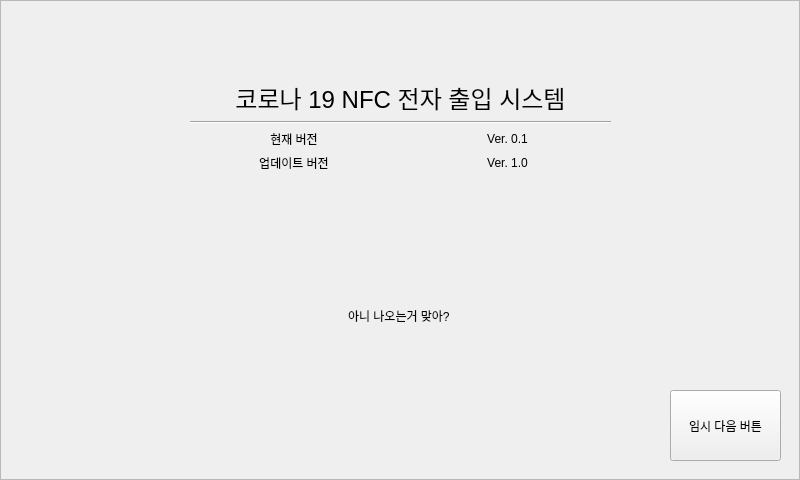
<?xml version="1.0" encoding="UTF-8"?>
<ui version="4.0">
 <class>MainWindow</class>
 <widget class="QMainWindow" name="MainWindow">
  <property name="geometry">
   <rect>
    <x>0</x>
    <y>0</y>
    <width>800</width>
    <height>480</height>
   </rect>
  </property>
  <property name="minimumSize">
   <size>
    <width>800</width>
    <height>480</height>
   </size>
  </property>
  <property name="maximumSize">
   <size>
    <width>800</width>
    <height>480</height>
   </size>
  </property>
  <property name="windowTitle">
   <string>NFC 전자 출입 시스템</string>
  </property>
  <widget class="QWidget" name="centralwidget">
   <widget class="QWidget" name="layoutWidget">
    <property name="geometry">
     <rect>
      <x>190</x>
      <y>80</y>
      <width>421</width>
      <height>311</height>
     </rect>
    </property>
    <layout class="QVBoxLayout" name="verticalLayout">
     <item>
      <widget class="QLabel" name="label">
       <property name="text">
        <string>&lt;html&gt;&lt;head/&gt;&lt;body&gt;&lt;p align=&quot;center&quot;&gt;&lt;span style=&quot; font-size:18pt; color:#000000;&quot;&gt;코로나 19 NFC 전자 출입 시스템&lt;/span&gt;&lt;/p&gt;&lt;/body&gt;&lt;/html&gt;</string>
       </property>
      </widget>
     </item>
     <item>
      <widget class="Line" name="line">
       <property name="orientation">
        <enum>Qt::Horizontal</enum>
       </property>
      </widget>
     </item>
     <item>
      <layout class="QHBoxLayout" name="horizontalLayout">
       <item>
        <widget class="QLabel" name="ver_num_label">
         <property name="text">
          <string>&lt;html&gt;&lt;head/&gt;&lt;body&gt;&lt;p align=&quot;center&quot;&gt;현재 버전&lt;/p&gt;&lt;/body&gt;&lt;/html&gt;</string>
         </property>
         <property name="alignment">
          <set>Qt::AlignCenter</set>
         </property>
        </widget>
       </item>
       <item>
        <widget class="QLabel" name="label_2">
         <property name="text">
          <string>&lt;html&gt;&lt;head/&gt;&lt;body&gt;&lt;p&gt;Ver. 0.1&lt;/p&gt;&lt;/body&gt;&lt;/html&gt;</string>
         </property>
         <property name="alignment">
          <set>Qt::AlignCenter</set>
         </property>
        </widget>
       </item>
      </layout>
     </item>
     <item>
      <layout class="QHBoxLayout" name="horizontalLayout_2">
       <item>
        <widget class="QLabel" name="label_4">
         <property name="text">
          <string>&lt;html&gt;&lt;head/&gt;&lt;body&gt;&lt;p align=&quot;center&quot;&gt;업데이트 버전&lt;/p&gt;&lt;/body&gt;&lt;/html&gt;</string>
         </property>
        </widget>
       </item>
       <item>
        <widget class="QLabel" name="label_3">
         <property name="text">
          <string>&lt;html&gt;&lt;head/&gt;&lt;body&gt;&lt;p align=&quot;center&quot;&gt;Ver. 1.0&lt;/p&gt;&lt;/body&gt;&lt;/html&gt;</string>
         </property>
        </widget>
       </item>
      </layout>
     </item>
     <item>
      <spacer name="verticalSpacer_2">
       <property name="orientation">
        <enum>Qt::Vertical</enum>
       </property>
       <property name="sizeHint" stdset="0">
        <size>
         <width>20</width>
         <height>58</height>
        </size>
       </property>
      </spacer>
     </item>
     <item>
      <widget class="QLabel" name="loading_img">
       <property name="minimumSize">
        <size>
         <width>419</width>
         <height>150</height>
        </size>
       </property>
       <property name="text">
        <string>아니 나오는거 맞아? </string>
       </property>
       <property name="alignment">
        <set>Qt::AlignCenter</set>
       </property>
      </widget>
     </item>
    </layout>
   </widget>
   <widget class="QPushButton" name="next_btn">
    <property name="geometry">
     <rect>
      <x>670</x>
      <y>390</y>
      <width>111</width>
      <height>71</height>
     </rect>
    </property>
    <property name="text">
     <string>임시 다음 버튼</string>
    </property>
   </widget>
   <widget class="QFrame" name="frame">
    <property name="geometry">
     <rect>
      <x>0</x>
      <y>0</y>
      <width>800</width>
      <height>480</height>
     </rect>
    </property>
    <property name="styleSheet">
     <string notr="true">background-image: url(:/back/img/[IR]NFC_KIOSK_Ver.png);</string>
    </property>
    <property name="frameShape">
     <enum>QFrame::StyledPanel</enum>
    </property>
    <property name="frameShadow">
     <enum>QFrame::Raised</enum>
    </property>
   </widget>
   <zorder>frame</zorder>
   <zorder>layoutWidget</zorder>
   <zorder>next_btn</zorder>
  </widget>
 </widget>
 <resources>
  <include location="../img.qrc"/>
 </resources>
 <connections/>
</ui>
